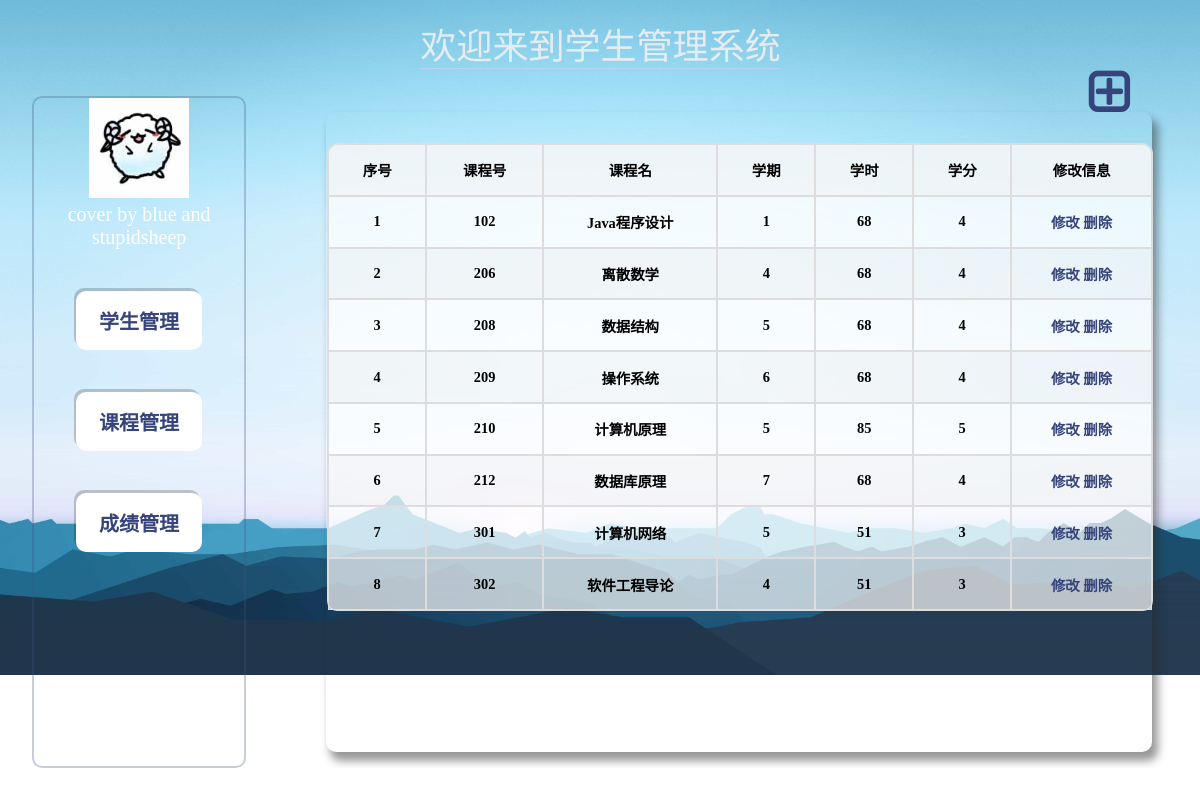
Screenshot of /myproject/stuhomework/tea/stucourse.php with the database file from the repository.
### tables this page shows
CREATE TABLE `stukc`
(
    `courseNum`  varchar(255) NULL DEFAULT NULL,
    `courseName` varchar(255) NULL DEFAULT NULL,
    `term`       int(0)                                                  NULL DEFAULT NULL,
    `studyhour`  varchar(255) NULL DEFAULT NULL,
    `point`      varchar(255) NULL DEFAULT NULL
);

### myproject/stuhomework/mysql/database.php (called while the page is built, shortened)
<?php
class SQL
{
    private PDO $db;
    public function __construct()
    {
        $host = "localhost";
        $user = "root";
        $pw = "0990lk";
        $dbname = "homework";
        try {
            $dns = "mysql:host=$host;dbname=$dbname";
            $this->db = new PDO($dns, $user, $pw);
        } catch (PDOException $err) {
            die('链接失败! ' . $err->getMessage());
        }
    }
    public function Run($str): void
    {
        try {
            $this->db->setAttribute(PDO::ATTR_ERRMODE, PDO::ERRMODE_EXCEPTION);
            $run = $this->db->query($str);
            $this->arr = $run->fetchAll(PDO::FETCH_ASSOC);
        } catch (PDOException $e) {
            echo $str, "   ", $e->getMessage(), '<br>';
        }
    }
}

### myproject/stuhomework/tea/stucourse.php (the view, shortened to what this page needs)
<?php
include "../mysql/database.php";
$sql = new SQL();
?>
<!DOCTYPE html>
<html lang="en">
<head>
    <link rel="stylesheet" href="../style/template.css"/>
    <link rel="stylesheet" href="../style/text.css"/>
    <link rel="stylesheet" href="https://cdn.staticfile.org/font-awesome/4.7.0/css/font-awesome.css">
</head>
<body>
<div class="app">
    <div class="header">
        <div class="container">
            <div>欢</div>
            <div>迎</div>
            <div>来</div>
            <div>到</div>
            <div>学</div>
            <div>生</div>
            <div>管</div>
            <div>理</div>
            <div>系</div>
            <div>统</div>
        </div>
        <a href='courseadd.php' class="add" class="fa fa-plus-square-o">&#xf196 </a>
    </div>
    <div class="content">
        <div class="left-side">
            <div class="leftbody">
                <div class="left-logo">
                    <img src="../img/bluesheep.jpg">
                    <div class="author">cover by blue and stupidsheep</div>
                </div>
                <label class="left-button">
                        <span>
                            <a href="teacher.php"> 学生管理</a>
                        </span>
                </label>
                <label class="left-button">
                        <span>
                            <a href="stucourse.php"> 课程管理</a>
                        </span>
                </label>
                <label class="left-button">
                        <span>
                            <a href="stuscore.php"> 成绩管理</a>
                        </span>
                </label>
            </div>
        </div>
        <div class="right-side">
            <form action="stuEdit.php?action=course" method="post" class="stu-form">
                <?php
                echo '<table>
          <thead>
          <th>序号</th>
            <th>课程号</th>
            <th>课程名</th>
            <th>学期</th>
            <th>学时</th>
            <th>学分</th>
            <th>修改信息</th>
          </thead>
          <tbody>';
                $str = 'select * from stukc';
                $sql->Run($str);
                function printTable($arr, $head): void
                {
                    $i = 1;
                    foreach ($arr as $row) {
                        echo "<tr><td>{$i}</td>";
                        $i++;
                        foreach ($head as $col) {
                            echo "<td id='{$col}'>{$row[$col]}</td>";
                        }
                        echo "<td><a href='javascript:edit()' class='edit'>修改  </a><a href='javascript:doDel({$row['courseNum']})')>  删除</a></td></tr>";
                    }
                    echo '<tfoot></tfoot></tbody></table>';
                }
                printTable($sql->arr, $sql->head);
                ?>
            </form>
        </div>
    </div>
</body>
</html>

### myproject/stuhomework/style/template.css (style rules this page uses)
* { margin: 0; padding: 0; box-sizing: border-box; }
:root { --purple: #ac9bb5; --purple_deep: #36447b; --blue: #648ab9; --grey: #d2dbf4; --blue_green: #79abd7; --blue_green_deep: #4f7293; }
table { border: 1px solid #ddd; font-size: 0.9rem; margin: 1px; border-spacing: 0; text-align: center; width: 100%; border-radius: 20px; overflow: auto; color: black; font-weight: bold; }
tr { border-radius: 10px; border-radius: 10px 0 0 10px; }
td, th { border: 1px solid #ddd; padding: 1em 1.5em; }
thead th { background-color: #eff3f5b6; }
thead :first-child { border-radius: 10px 0 0 0; }
thead :last-child { border-radius: 0 10px 0 0; }
tr:nth-child(even) { background-color: #f7f7f7b7; }
tr:nth-child(odd) { background-color: rgba(255, 255, 255, 0.73); }
a { font-weight: bold; outline: none; text-decoration: none; }
a:link, a:visited { color: var(--purple_deep); }
.app { width: 100vw; }
.header { height: 8%; text-align: center; position: relative; top: 1em; }
.add { position: absolute; font-family: FontAwesome; font-size:50px; right: 6%; }
.author { color: white; }
.content { width: 100%; height: 92%; display: flex; align-items: center; justify-content: center; margin: 0 auto; padding: 2em; }
.left-side { width: 20%; height: 100%; display: flex; position: relative; margin-right: 2em; animation: animated-border 2s infinite; border: solid 2px rgba(64, 80, 128, 0.285); border-radius: 10px; }
.leftbody { width: 100%; }
.left-logo { text-align: center; font-size: 20px; }
.left-logo img { width: 100px; position: relative; background-color: transparent; }
.left-button { display: flex; background-color: rgb(244, 244, 248); border-radius: 10px; align-items: center; justify-content: center; padding: 5px; margin: 20%; font-size: 20px; cursor: pointer; background-color: rgb(255, 255, 255); box-shadow: -2px -3px rgba(0, 0, 0, 0.195); }
.left-button span { margin: 0 auto; padding: 10px; }
.right-side { width: 80%; height: 100%; display: flex; position: relative; margin-left: 2em; animation: animated-border 2s infinite; border-radius: 10px; padding: 1em; overflow: auto; }
.stu-form { width: 100%; position: relative; padding-top: 30px; border-radius: 10px; box-shadow: 5px 8px 8px 1px rgb(40 40 40 / 48%); border-top: none; }
.stu-form table { border-radius: 10px; }
.container { width: 30%; border-bottom: 1px solid rgba(197, 212, 241, 0.825); margin: 0 auto; display: flex; justify-content: space-around; color: transparent; text-shadow: 0.5px 0.5px 0.6px rgba(246, 242, 243, 0.845); }
.container div { font-size: 3vw; font-family: sans-serif; transform-style: preserve-3d; }
.container div:nth-child(1) { animation: pulse 10s infinite; animation-delay: 0ms; color: transparent; text-shadow: 0.5px 0.5px 0.6px rgba(246, 242, 243, 0.845); }
.container div:nth-child(2) { animation: pulse 10s infinite; animation-delay: 200ms; color: transparent; text-shadow: 0.5px 0.5px 0.6px rgba(246, 242, 243, 0.845); }
.container div:nth-child(3) { animation: pulse 10s infinite; animation-delay: 400ms; color: transparent; text-shadow: 0.5px 0.5px 0.6px rgba(246, 242, 243, 0.845); }
.container div:nth-child(4) { animation: pulse 10s infinite; animation-delay: 600ms; color: transparent; text-shadow: 0.5px 0.5px 0.6px rgba(246, 242, 243, 0.845); }
.container div:nth-child(5) { animation: pulse 10s infinite; animation-delay: 800ms; color: transparent; text-shadow: 0.5px 0.5px 0.6px rgba(246, 242, 243, 0.845); }
.container div:nth-child(6) { animation: pulse 10s infinite; animation-delay: 1000ms; color: transparent; text-shadow: 0.5px 0.5px 0.6px rgba(246, 242, 243, 0.845); }
.container div:nth-child(7) { animation: pulse 10s infinite; animation-delay: 1200ms; color: transparent; text-shadow: 0.5px 0.5px 0.6px rgba(246, 242, 243, 0.845); }
.container div:nth-child(8) { animation: pulse 10s infinite; animation-delay: 1400ms; color: transparent; text-shadow: 0.5px 0.5px 0.6px rgba(246, 242, 243, 0.845); }
.container div:nth-child(9) { animation: pulse 10s infinite; animation-delay: 1600ms; color: transparent; text-shadow: 0.5px 0.5px 0.6px rgba(246, 242, 243, 0.845); }
.container div:nth-child(10) { animation: pulse 10s infinite; animation-delay: 1800ms; color: transparent; text-shadow: 0.5px 0.5px 0.6px rgba(246, 242, 243, 0.845); }

### myproject/stuhomework/tea/stucourse.php (style rules this page uses)
.app { background: url('../img/back6.jpg') no-repeat; background-size: 100%; backdrop-filter: blur(4px); width: 100vw; height: 100vh; }

### rows the page displays
stukc: courseNum "102", courseName "Java程序设计", term "1", studyhour "68", point "4"
stukc: courseNum "206", courseName "离散数学", term "4", studyhour "68", point "4"
stukc: courseNum "208", courseName "数据结构", term "5", studyhour "68", point "4"
stukc: courseNum "209", courseName "操作系统", term "6", studyhour "68", point "4"
stukc: courseNum "210", courseName "计算机原理", term "5", studyhour "85", point "5"
stukc: courseNum "212", courseName "数据库原理", term "7", studyhour "68", point "4"
stukc: courseNum "301", courseName "计算机网络", term "5", studyhour "51", point "3"
stukc: courseNum "302", courseName "软件工程导论", term "4", studyhour "51", point "3"
